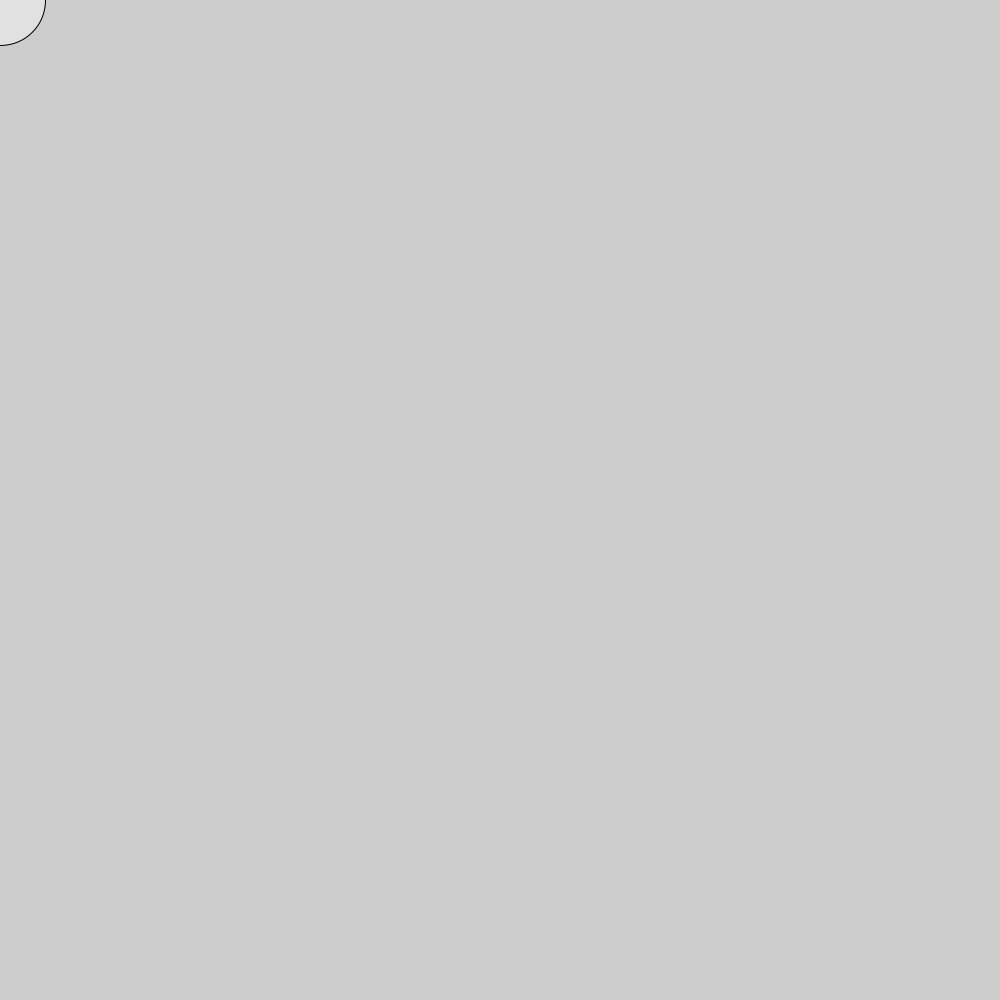
Frame 1 (no input)
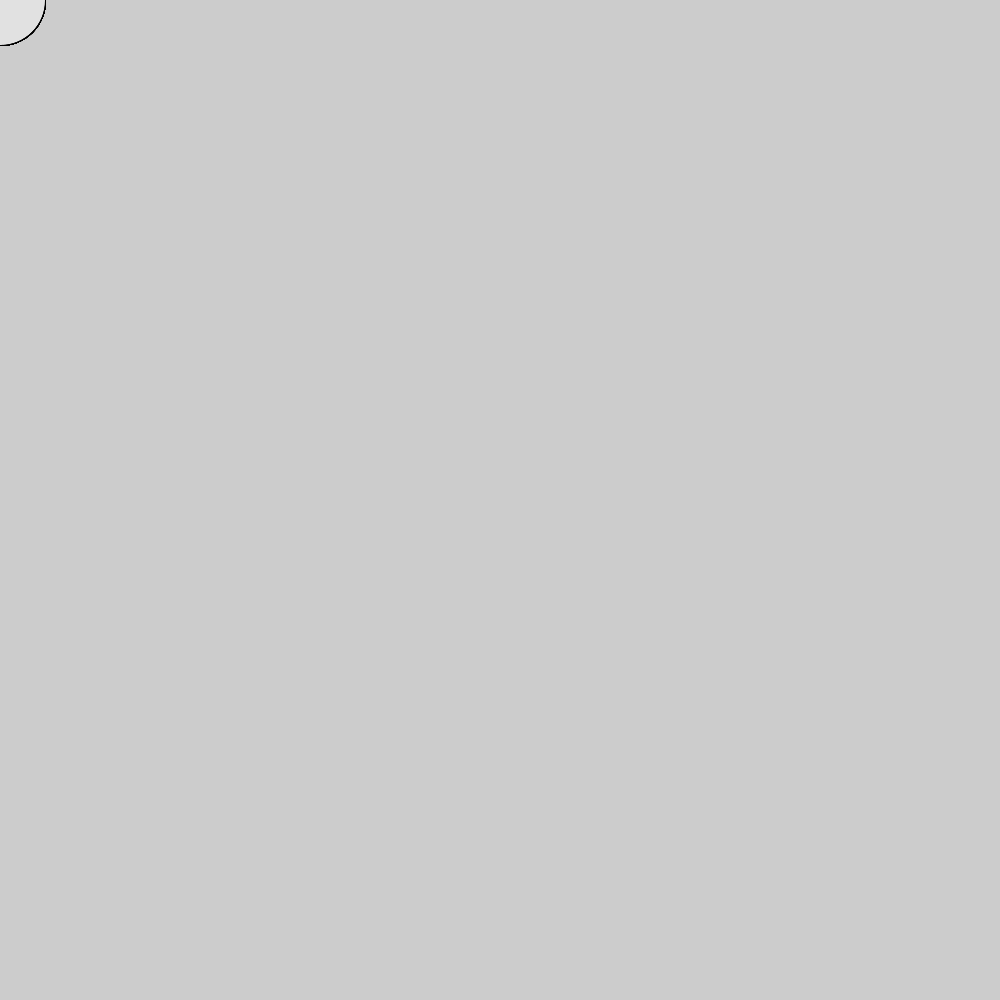
Frame 60 (the mouse pressed at the canvas centre just before this capture)
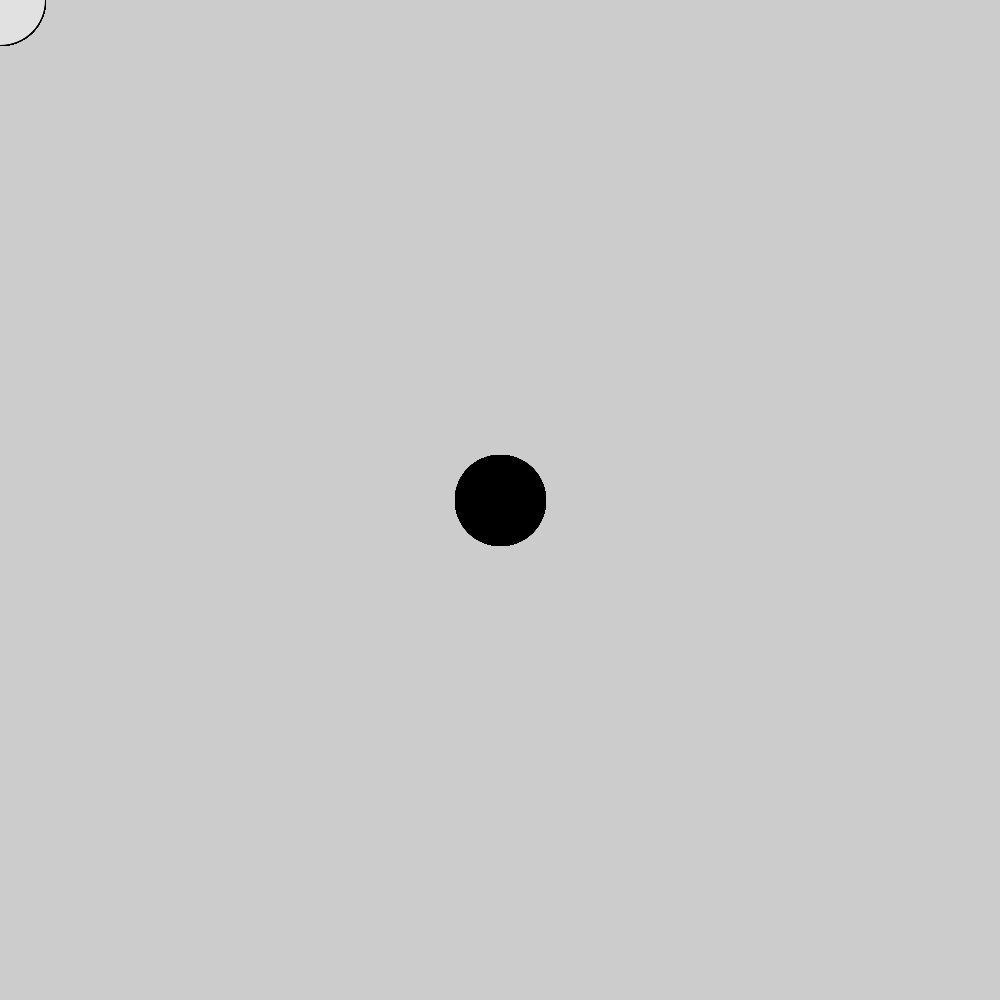
Frame 120 (the mouse held since frame 60 and released just before this capture)

The Processing sketch that drew these frames (run headless with seeded random() and noise(); from frame 60 on, the mouse is pressed at the canvas centre):

// Processing sketch: processing_175778
// ── processing_175778.pde

int counter;

void setup(){
size(1000, 1000);
smooth();
}

void draw(){
if(mousePressed){
fill (0);
}else{
fill(225);
}
ellipse(mouseX, mouseY, 90,90);
}
